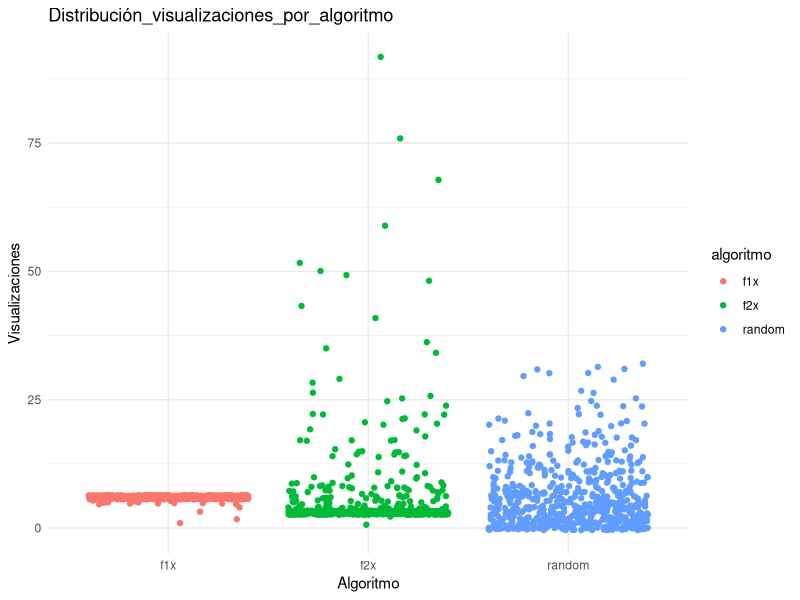
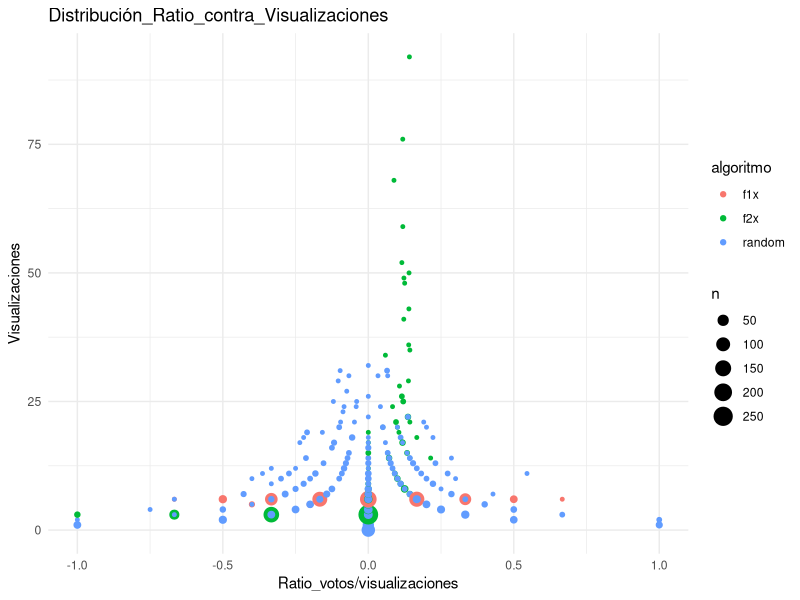

Write R code to recreate these figures, in order.
## ---- chunk 1
knitr::opts_chunk$set(echo = TRUE)
## ---- chunk 2
mixingfun <- function(dislist, beta, total_votos){
  #La funcion devuelve un tibble con los valores para las 3 dimensiones y la distribucion original de donde proviene cada valor
  
  #dislist: Tiene que ser una lista de 3 elementos nombrada como "n","means" y "cov_mat" con un vector de longitud K, una lista de longitud K con vectores de longitud 3 y una lista de longitud K con matrices 3 x 3. El primer elemento marca la cantidad de sujetos a extraer de cada distribucion, el segundo elemento la media de cada distribucion y el ultimo la matriz de covarianza de cada distribucion.  
  
  library(MASS)
  library(tidyverse)
  
  pmap(
    dislist,
    function(n, means, cov_mat) mvrnorm(n, means, cov_mat) #Genero los muestreos de la distribucion multivariada
  ) %>% 
    lapply(as.data.frame) %>%  #Convierte cada matriz de la lista en dataframe
    bind_rows() %>% #Une la lista de matrices en un solo dataframe
    rename(Dim1 = V1,Dim2 = V2,Dim3 = V3) %>% #Cambia los nombres de las 3 columnas a algo mas representativo
    mutate( #Creo una nueva variable para indicar de que distribucion proviene originalmente cada valor
      Dist = rep( 
        1:length(dislist$n), dislist$n #Pongo un numero para cada distribucion y lo repito segun cuantos datos hay provenientes de esa distribucion
      ),
      Beta = beta,
      Votos_positivos = rbinom(sum(dislist$n), c(1:total_votos), prob = beta)
    ) %>%
    tibble() #Convierto el resultado final en un tibble
  
}

## ---- chunk 3
dist <- mixingfun(list("n" = c(200,300,100), # n de cada distribucion
                       "means" = list(c(2,2,2),c(1,1,1),c(0,0,0)), # lista con vectores de medias para cada dist
                       "cov_mat" = list(diag(1,3,3),diag(1,3,3),diag(1,3,3))), # lista con matrices de covarianza
                  rbeta(600,4,2),#Distribucion beta, n == sum(list$n)
                  2) #Size de distribucion binomial 
## ---- chunk 4
Voting <- function(pool_ideas, par, k, vpos, vneg, k_method = "random"){
  
  #Chequea fila por fila si se encuentra la opinion del participante
  check <- function(x){
    x%in%par
  }
  
  #Si se encuentra la idea del participante, se la elimina del pool de seleccion
  O_pool <- pool_ideas[-which(sapply(pool_ideas, check))[1],] %>%
    as_tibble
  
  #Condicional para chequear si el pool de ideas tiene por lo menos k filas
  if(nrow(O_pool) >= k)
  {
    
    #Condicionales para elegir algoritmos de seleccion
    if(k_method == "A"){
      
      k_opinion <- algoritmo_seleccion_f1x(O_pool, k)
      
    } else if(k_method == "B"){
      
      k_opinion <- algoritmo_seleccion_f2x(O_pool, k)
      
    }
    
    else{
      #Sampleo aleatorio
      k_opinion <- sample_n(O_pool, k, replace = F)
    }
    
    O_pool$visualizaciones[which(O_pool$ID%in%k_opinion$ID)] <- O_pool$visualizaciones[which(O_pool$ID%in%k_opinion$ID)] + 1 #se suma 1 a la dimension "visualizacion" del df a las ideas I presentes 
    # en 
    
    #k vectores con las dimensiones de k_opinion
    k2_noid <- k_opinion[,which(grepl("Dim", colnames(O_pool)))]
    
    #Distancia entre participante y k
    distance_i_j <- function(x){
      abs(par) - abs(x)
    }
    
    #Matriz de k filas con el resultado de la diferencia
    Dij <- apply(k2_noid,1, distance_i_j)
    
    Dij <- bind_rows(Dij)
    
    #Se pasan a valores absolutos todos los numeros
    Dij <- abs(Dij)
    
    #Inversa de la distancia, se elevan todos los valores a la -1
    sumDij_inverse <- sum(Dij**-1)
    
    #Probabilidad de cada vector de valores de ser elegido en base a la sumatoria de todas las distancias
    Probs_vpos <- function(x){
      (x**-1) / sumDij_inverse
    }
    
    Poij_pos<- sapply(Dij, Probs_vpos)
    
    #Condicional para votos positivos, chequea si el participante tiene votos positivos
    if(vpos > 0){
      
      #se samlea vpos con las probabilidades de cada fila/vector
      Voted_pos <- sample_n(k_opinion, vpos, prob = c(Poij_pos), replace = T)
      
      #se suma 1 punto a la idea que se corresponde con el valor minimo
      O_pool$V_pos[which(O_pool$ID%in%Voted_pos$ID)] <- O_pool$V_pos[which(O_pool$ID%in%Voted_pos$ID)] + 1 
      
    }
    
    
    #Sumatoria de todas las distancias
    sumDij <- sum(Dij)
    
    #Probabilidad de voto negativo
    Probs_vneg <- function(x){
      x / sumDij
    }
    
    Poij_neg<- sapply(Dij, Probs_vneg)
    
    #Condicional para votos negativos, chequea si el participante tiene votos negativos
    if(vneg > 0){
      
      #Se samplea vneg de k_opinion con probabilidades de voto negativo para cada vector
      Voted_neg <- sample_n(k_opinion,vneg, prob = c(Poij_neg), replace = T)
      
      #se suma 1 punto a la idea que se corresponde con el valor minimo
      O_pool$V_neg[which(O_pool$ID%in%Voted_neg$ID)] <- O_pool$V_neg[which(O_pool$ID%in%Voted_neg$ID)] + 1 
      
    }
    
    #Ratio Votos/visualizaciones
    O_pool$ratio_votos_vis[which(O_pool$ID%in%k_opinion$ID)] <- (O_pool$V_pos[which(O_pool$ID%in%k_opinion$ID)]-
                                                                   O_pool$V_neg[which(O_pool$ID%in%k_opinion$ID)])/O_pool$visualizaciones[which(O_pool$ID%in%k_opinion$ID)]
    
    return(O_pool)
    
  }
  
  else{
    return(pool_ideas)
  }
  
}
## ---- chunk 5
Opinion_pool <-function(dist, k,
                        k_method = "random"){
  
  #shuffle_dist: espera los resultados de shuffle_dist
  #k: numero de ideas que cada participante va a ver (numero entero)
  #total_votos: numero entero, cantidad de votos disponibles para el participante
  #par_num_iteration: cantidad de participantes por iteracion [FALTA ACLARAR QUE PASA CON ESTE ARGUMENTO]
  #k_method: criterio de seleccion de k, puede ser "random" (default), "A" o "B"
  
  library(tidyverse)
  
  
  
  #nuevo dataframe con las dimensiones de shuffled_dist
  par_pool <- dist[,which(grepl("Dim", colnames(dist)) | grepl("Votos", colnames(dist)))]
  
  #Se obtiene la cantidad total de votos para computar cantidad de votos negativos
  total_votos <- max(dist$Votos_positivos)
  
  #dataframe vacio para incorporar resultados del repeat loop
  O_pool <- tibble(NULL)
  
  repeat{
    
    #se selecciona primera fila 
    par_n <- par_pool[c(1:1),]
    
    #se selecciona solo los valores de la opinion del participante (Dim)
    par_dim_only <- par_n[, which(grepl("Dim", colnames(dist)))]
    
    #se arma un tibble con las dimensiones de par_n
    looping_tbl <- tibble(
      "ID" = sum(nrow(O_pool), 1),
      par_dim_only,
      "visualizaciones"=0, 
      "V_pos"=0,
      "V_neg" = 0,
      "ratio_votos_vis"= 0) 
    
    #incorpora la fila armada a O_pool
    O_pool <- bind_rows(O_pool,looping_tbl)
    
    #Se restan los votos positivos del total de votos para obtener la cantidad de votos negativos
    Votos_negativos <- abs(par_n$Votos_positivos - total_votos)
    
    #se guardan los resultados de la funcion Voting
    Voting_loop <- Voting(O_pool, par_dim_only, k, par_n$Votos_positivos, Votos_negativos, k_method)
    
    #se sobrescribe O_pool con los resultados de la votacion
    #se actualizan visualizaciones, votos positivos y negativos y el grado de conseso
    O_pool <- Voting_loop
    
    
    #se elimina la primera fila del pool de participantes
    par_pool <- par_pool[-c(1:1),]
    
    #el loop se rompe cuando no quedan mas filas en el pool de participantes
    if(nrow(par_pool) == 0)
      break
  }
  
  return(O_pool)
}
## ---- chunk 6
algoritmo_seleccion_f1x <- function(O_pool, k){
  
  #Se reordena aleatoriamente el dataframe
  #Se hace para evitar que, en caso de empate de visualizaciones,
  #todos los valores minimos tengan iguales probabilidades de ser seleccionados
  #al subsetear las últimas k filas del dataset
  O_pool <- sample_n(O_pool, nrow(O_pool))
  
  #Se obtienen k valores de los ultimos puestos del dataframe
  k_opinion<- O_pool[order(O_pool$visualizaciones, decreasing = T),] %>%
    slice_tail(n = k)
  
  return(k_opinion)
  
}
## ---- chunk 7
algoritmo_seleccion_f2x<- function(O_pool, k){
  
  #Se reordena aleatoriamente el dataframe
  #Se hace para evitar que, en caso de empate de visualizaciones,
  #todos los valores minimos tengan iguales probabilidades de ser seleccionados
  #al subsetear las últimas k filas del dataset
  O_pool <- sample_n(O_pool, nrow(O_pool))
  
  #Se subsetean las últimas k/2 filas del dataset ordenado de forma decreciente segun visualizaciones
  k_opinion_low<- O_pool[order(O_pool$visualizaciones, decreasing = T),] %>%
    slice_tail(n = k/2)
  
  #Se subsetean las primeras k/2 filas del dataset ordenado de forma decreciente segun ratio votos-visualizaciones
  k_opinion_high <- O_pool[order(O_pool$ratio_votos_vis, decreasing = T),] %>%
    slice_head(n = k/2)
  
  #Se combinan las filas de ambos subsets para formar k opinones que seran presentadas al participante
  k_opinion <- bind_rows(k_opinion_low, k_opinion_high)
  
  return(k_opinion)
  
}
## ---- chunk 8
O_random <- Opinion_pool(dist, 6)
O_A <- Opinion_pool(dist, 6, k_method = "A")
O_B <- Opinion_pool(dist, 6, k_method = "B")

## ---- chunk 9
super_df <- bind_rows(O_A, O_B, O_random)

super_df<-super_df %>%
  mutate(
    algoritmo = rep(c("f1x", "f2x", "random"), c(600,600,600))
  )

#distribucion de visualizaciones
library(ggplot2)
ggplot(super_df,aes(algoritmo,visualizaciones,col=algoritmo))+geom_jitter()+labs(x="Algoritmo",y="Visualizaciones",title="Distribución_visualizaciones_por_algoritmo")+theme_minimal()
## ---- chunk 10
ggplot(super_df,aes(ratio_votos_vis,visualizaciones,col=algoritmo))+geom_count()+labs(x="Ratio_votos/visualizaciones",y="Visualizaciones", title="Distribución_Ratio_contra_Visualizaciones")+theme_minimal()
